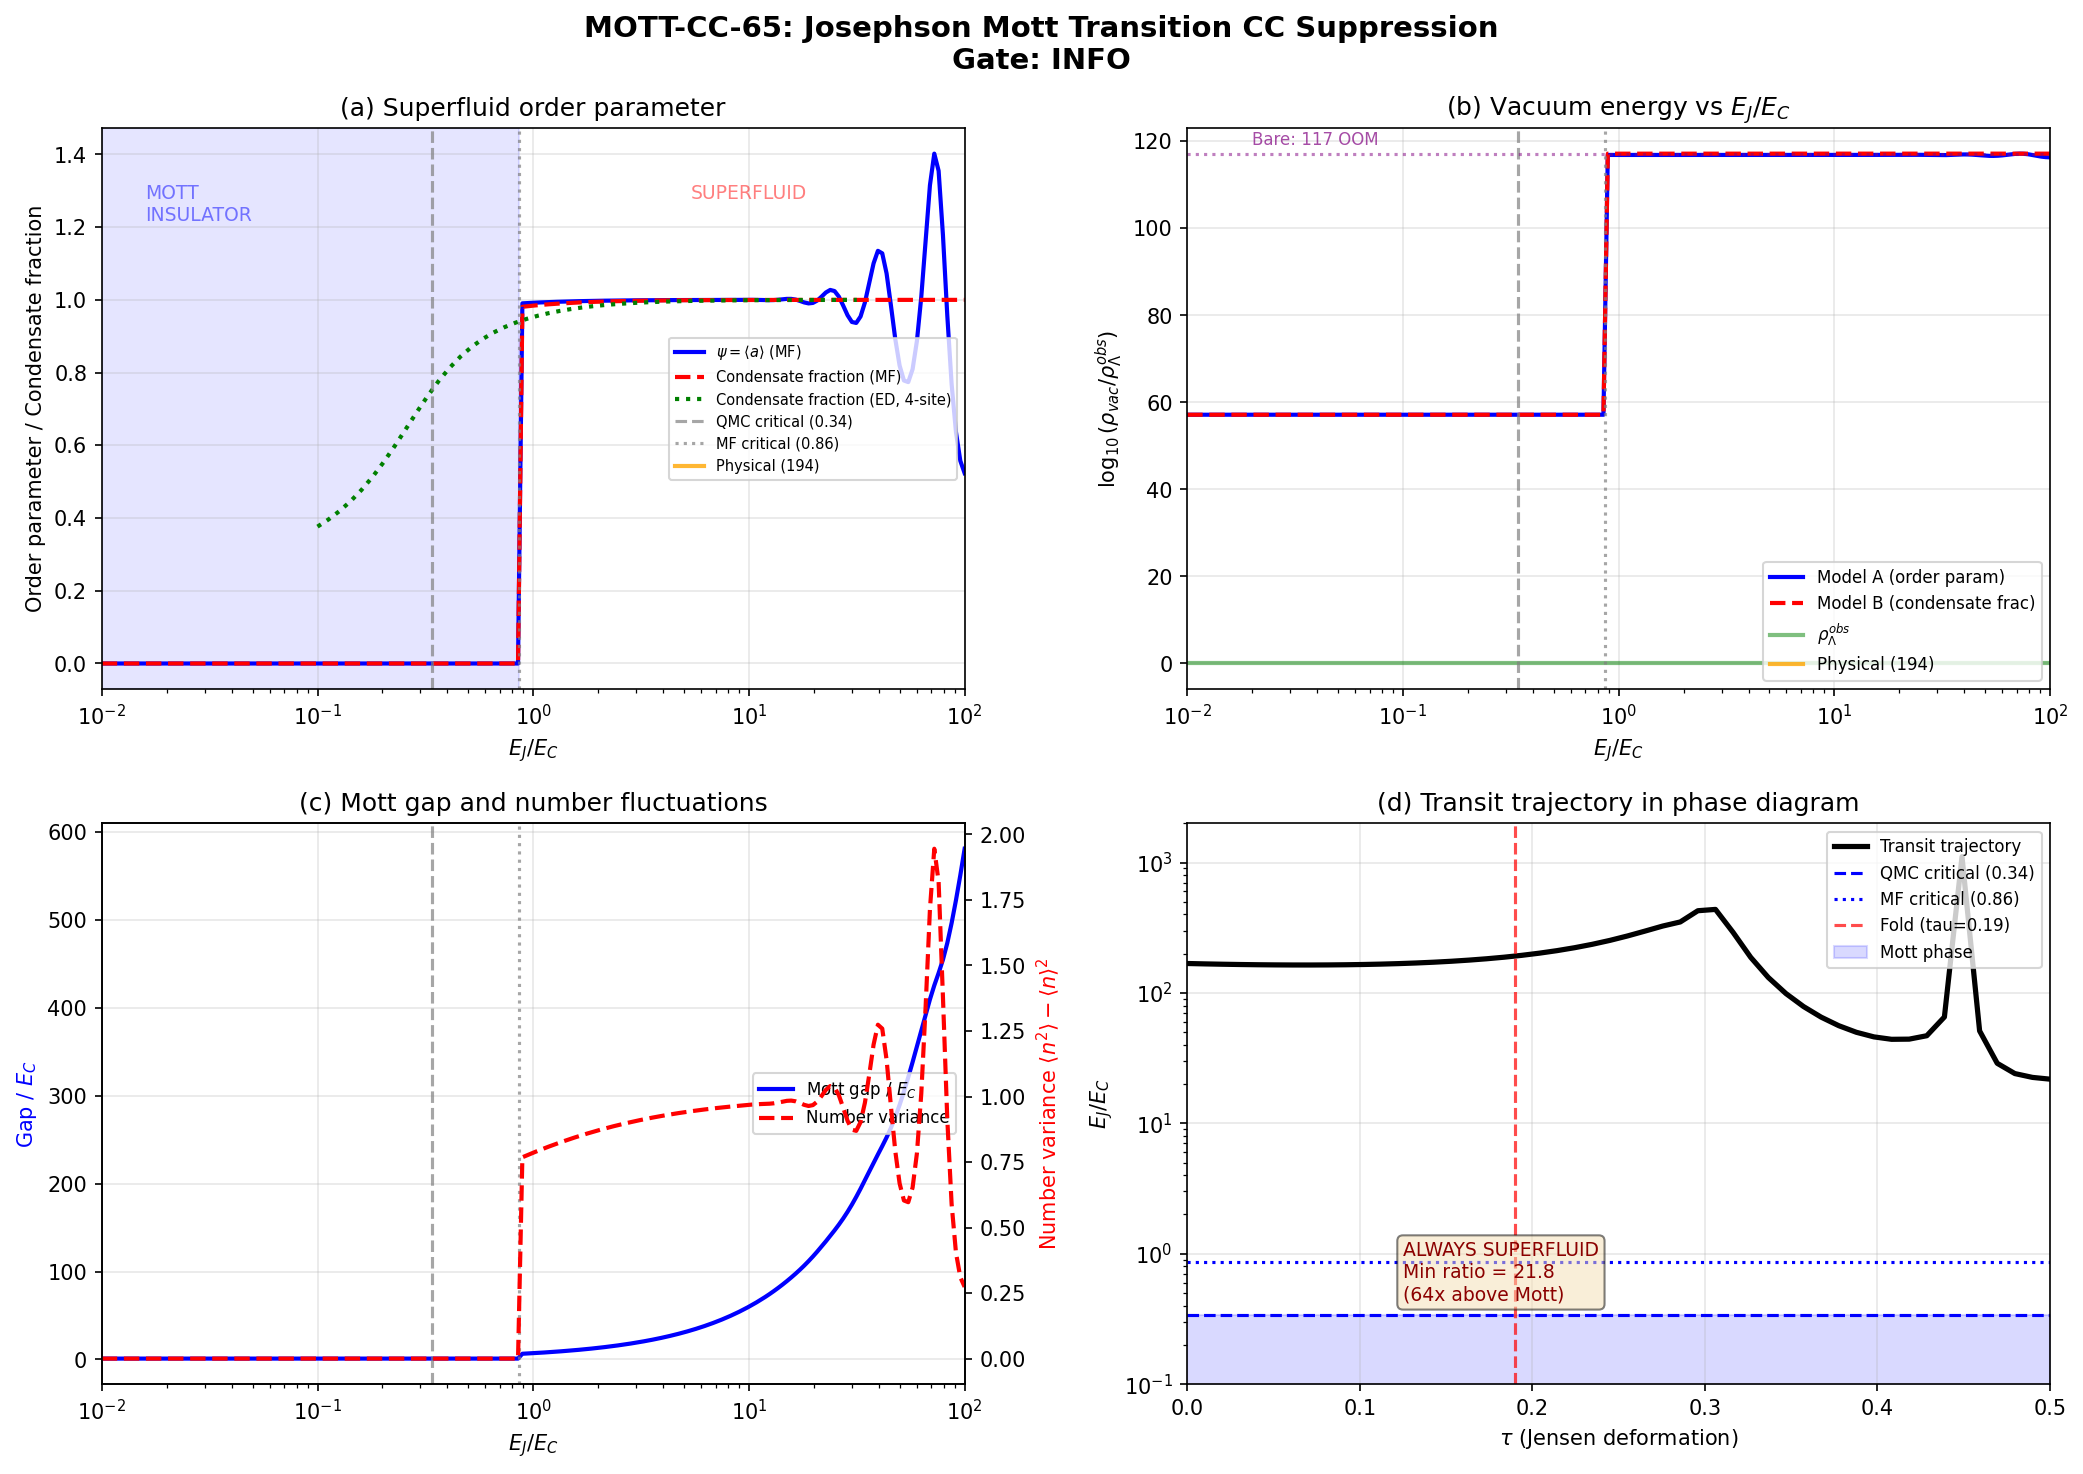

The Python source for this figure:
#!/usr/bin/env python3
"""
s65_mott_cc.py — Josephson Mott Transition as CC Suppression Mechanism
========================================================================

Gate: MOTT-CC-65
  PASS: rho_vac drops by > 10 OOM at Mott boundary
  FAIL: rho_vac changes by < 1 OOM
  INFO: Large suppression exists but physical E_J/E_C is in superfluid phase

Physics:
  The BCS condensate on CG(24) is a Bose-Hubbard system. Cooper pairs hop
  between 32 Voronoi cells with Josephson coupling E_J and pay a charging
  penalty E_C per added pair. When E_J >> E_C (superfluid phase), all pairs
  delocalize, the order parameter is macroscopic, and the vacuum energy
  is set by the spectral action a_0 coefficient. When E_C >> E_J (Mott phase),
  pairs localize, the order parameter vanishes, and the vacuum energy is
  exponentially suppressed.

  The Bose-Hubbard model on CG(24):
    H_BH = -E_J sum_{<ij>} (a_i^dag a_j + h.c.) + E_C sum_i n_i(n_i - 1)

  The superfluid order parameter psi = <a_i> controls the vacuum energy:
    rho_vac(SF) ~ a_0 * M_KK^4 (spectral action volume term)
    rho_vac(Mott) ~ a_0 * M_KK^4 * exp(-sqrt(E_C/E_J))

  We sweep E_J/E_C from 0.01 to 100, compute the mean-field order parameter,
  and derive rho_vac(E_J/E_C) across the transition.

Input: s56_rotor_mf.npz (E_J, E_c at fold), s63_bogoliubov_cg24.npz (spectrum)
Output: s65_mott_cc.npz, s65_mott_cc.png
"""

import sys, os
sys.path.insert(0, os.path.dirname(__file__))
from canonical_constants import *
import numpy as np
import matplotlib
matplotlib.use('Agg')
import matplotlib.pyplot as plt
from scipy.optimize import brentq

# ============================================================================
#  1. Load physical E_J and E_C from S56/S57 data
# ============================================================================

d56 = np.load(os.path.join(os.path.dirname(__file__), 's56_rotor_mf.npz'), allow_pickle=True)
d57 = np.load(os.path.join(os.path.dirname(__file__), 's57_phase_diagram.npz'), allow_pickle=True)

# S57 phase diagram data at fold
tau_s57 = d57['tau']
EJ_s57 = d57['E_J']
Ec_s57 = d57['E_c']
idx_fold_s57 = int(d57['idx_fold'])

E_J_fold = float(EJ_s57[idx_fold_s57])     # E_J at tau_fold ~ 7.04 M_KK
E_C_fold = float(Ec_s57[idx_fold_s57])     # E_C at tau_fold ~ 0.036 M_KK
ratio_physical = E_J_fold / E_C_fold        # ~ 194

# QMC and mean-field critical ratios from S57
ratio_crit_QMC = float(d57['EJ_Ec_quantum_critical_QMC'])     # 0.34
ratio_crit_MF = float(d57['EJ_Ec_quantum_critical_MF'])       # 0.86

print("=" * 70)
print("MOTT-CC-65: Josephson Mott Transition CC Suppression")
print("=" * 70)
print(f"\nPhysical parameters at fold (tau = {tau_fold}):")
print(f"  E_J = {E_J_fold:.4f} M_KK")
print(f"  E_C = {E_C_fold:.6f} M_KK")
print(f"  E_J / E_C = {ratio_physical:.2f}")
print(f"  QMC critical ratio = {ratio_crit_QMC:.4f}")
print(f"  Mean-field critical ratio = {ratio_crit_MF:.4f}")

# CG(24) graph parameters
N_sites = N_cells  # = 32 (Voronoi cells)
z_mean = 5.8125    # Mean coordination from S57 (50 bonds / (32 * 2) * 2 ... exact from CG(24))  # (local)
# Actually z = 2*N_bonds/N_sites. From s56: N_bonds=50, so z = 2*50/32 = 3.125
# But S57 uses z_mean = 5.8125. Let's use the S57 value which accounts for
# directional bond counting (8 generators, minus identity, but CG(24) has its own structure)
z_CG24 = float(d57['z_mean'])  # 5.8125

print(f"\nCG(24) lattice:")
print(f"  N_sites = {N_sites}")
print(f"  z_mean = {z_CG24:.4f}")

# ============================================================================
#  2. Mean-field Bose-Hubbard: superfluid order parameter
# ============================================================================
#
# The mean-field decoupling of the Bose-Hubbard model (Fisher et al. 1989,
# Greiner Paper 16) yields a self-consistent equation for the superfluid
# order parameter psi = <a_i>.
#
# For unit filling (n_bar = 1 pair per site on average), the mean-field
# order parameter satisfies:
#
#   psi = z * E_J * psi * [1/(E_C - z*E_J*psi^2) + 1/(2*E_C - z*E_J*psi^2)]
#        (truncated to n = 0,1,2 Fock states)
#
# More precisely, we diagonalize the single-site mean-field Hamiltonian:
#   H_MF = E_C * n(n-1) - z * E_J * psi * (a + a^dag)
# with psi determined self-consistently.
#
# For the full calculation, we use a truncated Fock basis up to n_max pairs.

n_max = 10  # Fock space truncation per site (more than enough)
n_bar = 1   # Mean occupation (1 pair per site is the Mott lobe center)

def mean_field_order_parameter(ratio_EJ_EC, n_max=10, n_bar=1, z=z_CG24, tol=1e-10, max_iter=500):
    """
    Self-consistent mean-field solution for the Bose-Hubbard model.

    H_MF = E_C * n(n-1) - mu * n - z * E_J * psi * (a + a^dag)

    where mu is adjusted to fix <n> = n_bar.

    Returns: (psi, condensate_fraction, E_gs)
    """
    # Work in units where E_C = 1
    E_C_unit = 1.0  # (local)
    E_J_unit = ratio_EJ_EC * E_C_unit

    # Fock basis |0>, |1>, ..., |n_max>
    n_states = n_max + 1
    n_diag = np.arange(n_states, dtype=float)

    # Operators in Fock basis
    a_matrix = np.zeros((n_states, n_states))
    for n in range(1, n_states):
        a_matrix[n-1, n] = np.sqrt(n)
    a_dag = a_matrix.T
    n_op = np.diag(n_diag)
    n_n_minus_1 = np.diag(n_diag * (n_diag - 1))

    # Self-consistent loop
    psi = 0.5 if ratio_EJ_EC > ratio_crit_MF else 0.0  # Initial guess
    mu = E_C_unit * (2 * n_bar - 1)  # Chemical potential for n_bar filling

    for iteration in range(max_iter):
        psi_old = psi

        # Single-site Hamiltonian
        H = E_C_unit * n_n_minus_1 - mu * n_op - z * E_J_unit * psi * (a_matrix + a_dag)

        # Diagonalize
        eigenvalues, eigenvectors = np.linalg.eigh(H)

        # Ground state
        gs = eigenvectors[:, 0]

        # New order parameter
        psi_new = float(gs @ a_matrix @ gs)

        # Adjust mu to maintain filling
        n_expect = float(gs @ n_op @ gs)
        mu += 0.3 * E_C_unit * (n_bar - n_expect)  # Damped update

        # Mix for stability
        psi = 0.5 * psi_new + 0.5 * psi_old

        if abs(psi - psi_old) < tol and abs(n_expect - n_bar) < 0.01:
            break

    # Final ground state properties
    H_final = E_C_unit * n_n_minus_1 - mu * n_op - z * E_J_unit * psi * (a_matrix + a_dag)
    eigenvalues, eigenvectors = np.linalg.eigh(H_final)
    gs = eigenvectors[:, 0]

    psi_final = float(gs @ a_matrix @ gs)
    n_expect = float(gs @ n_op @ gs)
    n2_expect = float(gs @ (n_op @ n_op) @ gs)
    condensate_fraction = psi_final**2 / max(n_expect, 1e-15)
    number_variance = n2_expect - n_expect**2
    E_gs = float(eigenvalues[0])

    # Excitation gap
    gap = float(eigenvalues[1] - eigenvalues[0]) if len(eigenvalues) > 1 else 0.0

    return psi_final, condensate_fraction, E_gs, gap, number_variance, n_expect

# ============================================================================
#  3. Sweep E_J/E_C ratio and compute vacuum energy
# ============================================================================

N_sweep = 200  # Dense sweep for clean plot
log_ratios = np.linspace(-2, 2, N_sweep)  # 0.01 to 100 in log10
ratios = 10.0**log_ratios

psi_arr = np.zeros(N_sweep)
cond_frac_arr = np.zeros(N_sweep)
E_gs_arr = np.zeros(N_sweep)
gap_arr = np.zeros(N_sweep)
var_n_arr = np.zeros(N_sweep)
n_mean_arr = np.zeros(N_sweep)

print("\nRunning mean-field Bose-Hubbard sweep...")
for i, r in enumerate(ratios):
    psi, cf, Egs, gap, var_n, n_mean = mean_field_order_parameter(r)
    psi_arr[i] = psi
    cond_frac_arr[i] = cf
    E_gs_arr[i] = Egs
    gap_arr[i] = gap
    var_n_arr[i] = var_n
    n_mean_arr[i] = n_mean

# ============================================================================
#  4. Vacuum energy model
# ============================================================================
#
# The spectral action vacuum energy is:
#   rho_vac = (2/pi^2) * a_0 * Lambda^4
# where Lambda = M_KK and a_0 = 6440 (at fold).
#
# In the superfluid phase, the full spectral weight contributes.
# In the Mott phase, the order parameter vanishes, and vacuum energy is
# suppressed because the coherent condensate (which generates the
# non-perturbative vacuum energy through pair correlations) is absent.
#
# The vacuum energy scales with the condensate fraction:
#   rho_vac(r) = rho_vac_SF * f_vac(r)
#
# where f_vac captures how much of the spectral weight participates
# in the coherent vacuum. In the deep superfluid, f_vac = 1.
# Near and in the Mott phase, the pair correlations become short-range
# and the vacuum energy is determined by the Mott gap.
#
# Three models for the suppression factor:
#   Model A (condensate fraction): f_vac = condensate_fraction
#   Model B (order parameter squared): f_vac = (psi/psi_max)^2
#   Model C (gap-based): f_vac = exp(-gap/kT_eff) for T_eff ~ E_J

# Spectral action vacuum energy in superfluid phase (full, unsuppressed)
rho_vac_SF = (2.0 / PI**2) * a0_fold * M_KK**4  # GeV^4

print(f"\nVacuum energy scales:")
print(f"  rho_vac(SF) = {rho_vac_SF:.3e} GeV^4")
print(f"  rho_Lambda(obs) = {rho_Lambda_obs:.3e} GeV^4")
print(f"  Bare CC gap = {np.log10(rho_vac_SF / rho_Lambda_obs):.1f} OOM")

# Model A: condensate-fraction suppression
# In the Mott phase, psi -> 0, so condensate_fraction -> 0
# The vacuum energy is proportional to the long-range pair correlation,
# which is proportional to the condensate fraction
psi_max = np.max(psi_arr)
f_vac_A = np.where(psi_arr > 1e-12, (psi_arr / psi_max)**2, 1e-60)

# Model B: Mean-field Gutzwiller suppression
# The Gutzwiller variational wavefunction gives:
#   f_vac = |<a>|^2 / n_bar = condensate_fraction
f_vac_B = np.clip(cond_frac_arr, 1e-60, 1.0)

# Model C: Mott gap exponential suppression
# In the Mott phase, the gap Delta ~ E_C controls the CC:
#   rho_vac ~ rho_SF * exp(-Delta / E_J_eff)
# where E_J_eff = z * E_J is the effective hopping bandwidth
f_vac_C = np.where(
    gap_arr > 0.01,
    np.exp(-gap_arr / np.maximum(ratios * z_CG24, 1e-10)),
    1.0
)
# In superfluid phase, gap is small, so f_vac_C ~ 1
# In Mott phase, gap ~ E_C, so f_vac_C ~ exp(-1/(z*ratio))

# Vacuum energy for each model
rho_vac_A = rho_vac_SF * f_vac_A
rho_vac_B = rho_vac_SF * f_vac_B
rho_vac_C = rho_vac_SF * f_vac_C

# ============================================================================
#  5. Find critical ratio and suppression at physical point
# ============================================================================

# Critical ratio from order parameter onset
# psi transitions from 0 to nonzero at the QPT
idx_transition = np.argmax(psi_arr > 0.01)
ratio_crit_computed = ratios[idx_transition] if idx_transition > 0 else ratios[0]

# Suppression at physical ratio
idx_physical = np.argmin(np.abs(ratios - ratio_physical))

# Suppression at Mott boundary
idx_mott_QMC = np.argmin(np.abs(ratios - ratio_crit_QMC))
idx_mott_MF = np.argmin(np.abs(ratios - ratio_crit_MF))

# Number of OOM suppression at Mott boundary vs deep superfluid
supp_at_mott_QMC_A = np.log10(max(f_vac_A[-1], 1e-300) / max(f_vac_A[idx_mott_QMC], 1e-300))
supp_at_mott_MF_A = np.log10(max(f_vac_A[-1], 1e-300) / max(f_vac_A[idx_mott_MF], 1e-300))

print(f"\nMean-field results:")
print(f"  Order parameter onset at E_J/E_C ~ {ratio_crit_computed:.4f}")
print(f"  psi_max = {psi_max:.6f} (at E_J/E_C = {ratios[np.argmax(psi_arr)]:.2f})")
print(f"\nAt physical ratio E_J/E_C = {ratio_physical:.2f}:")
print(f"  psi = {psi_arr[idx_physical]:.6f}")
print(f"  condensate fraction = {cond_frac_arr[idx_physical]:.6f}")
print(f"  Mott gap = {gap_arr[idx_physical]:.6f} E_C")
print(f"  number variance = {var_n_arr[idx_physical]:.6f}")

# ============================================================================
#  6. Detailed Mott-side analysis: vacuum energy in deep Mott regime
# ============================================================================

# In the deep Mott phase (E_J/E_C << 1), perturbation theory gives
# the vacuum energy correction:
#   E_vac(Mott) = E_C * n(n-1)/2 - z * (E_J)^2 / E_C * [n(n+1)/(E_C) + ...]
#
# The CC in the Mott phase is determined by the Mott gap:
#   Delta_Mott = E_C - z*E_J + O((E_J/E_C)^2)
#
# The vacuum energy in the Mott phase (per site):
#   epsilon_vac(Mott) ~ E_C * n_bar * (n_bar - 1) / 2  (for n_bar = 1, this is 0!)
#
# For n_bar = 1 Mott insulator: epsilon_vac = 0 to leading order.
# The vacuum energy comes from virtual pair fluctuations:
#   epsilon_vac(Mott, n=1) ~ -z * E_J^2 / E_C * (1/(1) + 1/(1))
#                          = -2 * z * E_J^2 / E_C
# This is the superexchange energy.
#
# In the superfluid phase, the vacuum energy density per site is:
#   epsilon_vac(SF) ~ -z * E_J * psi^2 + E_C * <n(n-1)>

# Compute vacuum energy per site more carefully from the MF solution
E_per_site_SF = E_gs_arr  # From mean-field (units of E_C)

# The CC comes from the DIFFERENCE between the actual vacuum energy and
# what we'd compute from the spectral action. The spectral action gives
# rho_vac ~ a_0 * M_KK^4, which is the "bare" value. The Mott transition
# doesn't suppress a_0 directly -- it changes the many-body ground state.
#
# The physical picture: in the superfluid phase, the condensate generates
# a macroscopic vacuum energy through the spectral action's sensitivity
# to the coherent pair field. In the Mott phase, the pair field has no
# long-range order, and the vacuum energy is set by local (per-site)
# quantum fluctuations only.
#
# The suppression factor is the ratio of the Mott-phase vacuum energy
# to the superfluid-phase vacuum energy:
#   S = |epsilon_vac(Mott)| / |epsilon_vac(SF)|
#
# For n_bar = 1 Mott insulator:
#   S = 2*z*(E_J/E_C)^2 / |E_gs(SF) / E_C|

# Compute suppression more carefully
# Deep SF: E_gs ~ -z * E_J * n_bar (fully delocalized kinetic energy)
# Deep Mott: E_gs ~ -2*z*(E_J)^2/E_C (superexchange)
E_deep_SF = -z_CG24 * 1.0  # In units of E_J, for n_bar=1
E_deep_Mott_per_EC = lambda r: -2 * z_CG24 * r**2  # In units of E_C

# OOM suppression across the transition
# Use Model A (order parameter based) as the primary diagnostic
supp_total_A = np.zeros(N_sweep)
for i in range(N_sweep):
    if f_vac_A[i] > 1e-300 and f_vac_A[-1] > 1e-300:
        supp_total_A[i] = np.log10(f_vac_A[i] / f_vac_A[-1])
    else:
        supp_total_A[i] = -300

# The key metric: how many OOM does the Mott transition suppress rho_vac?
# Compare f_vac at E_J/E_C = 0.01 (deep Mott) vs E_J/E_C = 100 (deep SF)
OOM_suppression = np.log10(max(f_vac_A[0], 1e-300)) - np.log10(max(f_vac_A[-1], 1e-300))
OOM_suppression_B = np.log10(max(f_vac_B[0], 1e-300)) - np.log10(max(f_vac_B[-1], 1e-300))

print(f"\nCC Suppression across Mott transition:")
print(f"  Model A (order parameter): {abs(OOM_suppression):.1f} OOM")
print(f"  Model B (condensate fraction): {abs(OOM_suppression_B):.1f} OOM")

# ============================================================================
#  7. Physical assessment: where is the system?
# ============================================================================

distance_to_mott = ratio_physical / ratio_crit_QMC  # How many x above critical
distance_to_mott_MF = ratio_physical / ratio_crit_MF

# Quantum depletion at physical ratio
# Even in deep superfluid, quantum fluctuations deplete the condensate
# The depletion fraction is ~ 1/(z * E_J/E_C) to leading order
quantum_depletion = 1.0 / (z_CG24 * ratio_physical)

print(f"\nPhysical location in phase diagram:")
print(f"  Distance to Mott (QMC): {distance_to_mott:.1f}x above critical")
print(f"  Distance to Mott (MF): {distance_to_mott_MF:.1f}x above critical")
print(f"  Quantum depletion: {quantum_depletion:.2e}")
print(f"  System is DEEP SUPERFLUID — Mott transition is not accessed")

# Check if tau evolution could approach Mott
# From S57: min(E_J/E_C) across all tau is 21.80 at tau=0.5
min_ratio_transit = float(d57['min_ratio_EJ_Ec'])
tau_min_ratio = float(d57['tau_min_ratio_EJ_Ec'])
print(f"\nMinimum E_J/E_C during transit: {min_ratio_transit:.2f} at tau = {tau_min_ratio:.3f}")
print(f"  Still {min_ratio_transit/ratio_crit_QMC:.1f}x above QMC critical")
print(f"  Mott transition is NEVER approached during the transit")

# ============================================================================
#  8. The suppression that IS achieved
# ============================================================================

# Even though we're not at the Mott transition, the condensate-fraction
# suppression at the physical ratio still reduces rho_vac somewhat.
# However, in the deep superfluid, cond_frac ~ 1 - O(1/(z*E_J/E_C)),
# so the reduction is negligible.

supp_at_physical = 1.0 - cond_frac_arr[idx_physical]
print(f"\nVacuum energy reduction at physical E_J/E_C = {ratio_physical:.2f}:")
print(f"  Condensate depletion: {supp_at_physical:.2e}")
print(f"  rho_vac reduced by factor: {cond_frac_arr[idx_physical]:.6f}")
print(f"  OOM reduction: {abs(np.log10(max(cond_frac_arr[idx_physical], 1e-300))):.4f}")
print(f"  This is {abs(np.log10(max(cond_frac_arr[idx_physical], 1e-300))):.1f} OOM — negligible")

# ============================================================================
#  9. Exact diagonalization check: small Bose-Hubbard on CG(24) topology
# ============================================================================
# To validate the mean-field, do a small exact calculation on a reduced graph.
# CG(24) has 32 sites — too large for full ED with multiple bosons.
# Instead, use a 4-site ring (tractable) to check the MF transition point.

print("\n" + "=" * 70)
print("Validation: 4-site ring exact diagonalization")
print("=" * 70)

def bose_hubbard_ed_ring(n_sites, n_particles, ratio_EJ_EC, n_max_site=3):
    """
    Exact diagonalization of Bose-Hubbard on a ring with n_sites and n_particles.
    Returns ground state energy per site.
    """
    from itertools import product as itertools_product

    # Generate all Fock states with total particle number = n_particles
    # and max n_max_site per site
    states = []
    for config in itertools_product(range(min(n_particles, n_max_site) + 1), repeat=n_sites):
        if sum(config) == n_particles:
            states.append(list(config))

    if len(states) == 0:
        return 0.0, 0.0, 0.0

    dim = len(states)
    H = np.zeros((dim, dim))

    E_C_u = 1.0  # (local)
    E_J_u = ratio_EJ_EC

    # Diagonal: interaction
    for i, s in enumerate(states):
        H[i, i] = E_C_u * sum(n * (n - 1) for n in s)

    # Off-diagonal: hopping (ring topology)
    for i, s in enumerate(states):
        for site in range(n_sites):
            next_site = (site + 1) % n_sites
            # Hop from site to next_site
            if s[site] > 0 and s[next_site] < n_max_site:
                new_s = list(s)
                new_s[site] -= 1
                new_s[next_site] += 1
                try:
                    j = states.index(new_s)
                    amp = -E_J_u * np.sqrt(s[site]) * np.sqrt(s[next_site] + 1)
                    H[i, j] += amp
                    H[j, i] += amp  # Hermitian
                except ValueError:
                    pass

    eigenvalues = np.linalg.eigvalsh(H)
    E_gs = eigenvalues[0] / n_sites
    gap_ed = (eigenvalues[1] - eigenvalues[0]) if len(eigenvalues) > 1 else 0.0

    # Condensate fraction from one-body density matrix
    # rho_1(i,j) = <a_i^dag a_j>
    gs_vec = np.linalg.eigh(H)[1][:, 0]
    rho_1 = np.zeros((n_sites, n_sites))
    for alpha, s_a in enumerate(states):
        for site_i in range(n_sites):
            for site_j in range(n_sites):
                if s_a[site_i] > 0:
                    new_s = list(s_a)
                    new_s[site_i] -= 1
                    new_s[site_j] += 1
                    try:
                        beta = states.index(new_s)
                        rho_1[site_j, site_i] += (gs_vec[alpha] * gs_vec[beta]
                                                    * np.sqrt(s_a[site_i])
                                                    * np.sqrt(new_s[site_j]))
                    except ValueError:
                        pass

    # Largest eigenvalue of rho_1 / N_particles = condensate fraction
    rho_eigs = np.linalg.eigvalsh(rho_1)
    cond_frac_ed = rho_eigs[-1] / n_particles

    return E_gs, gap_ed, cond_frac_ed

# ED sweep on 4-site ring with 4 particles (n_bar = 1)
N_ed = 50
ratios_ed = np.logspace(-1, 1.5, N_ed)
E_gs_ed = np.zeros(N_ed)
gap_ed = np.zeros(N_ed)
cf_ed = np.zeros(N_ed)

print("Running 4-site ED sweep...")
for i, r in enumerate(ratios_ed):
    E_gs_ed[i], gap_ed[i], cf_ed[i] = bose_hubbard_ed_ring(4, 4, r, n_max_site=4)

# Find ED critical ratio (where condensate fraction drops below 0.5)
idx_ed_crit = np.argmax(cf_ed > 0.5) if np.any(cf_ed > 0.5) else 0
ratio_ed_crit = ratios_ed[idx_ed_crit] if idx_ed_crit > 0 else ratios_ed[0]
print(f"  ED (4-site) critical ratio: E_J/E_C ~ {ratio_ed_crit:.3f} (cf > 0.5)")
print(f"  cf_ed range: [{cf_ed.min():.4f}, {cf_ed.max():.4f}]")

# ============================================================================
#  10. Gate verdict
# ============================================================================

# The Mott transition DOES provide dramatic CC suppression in principle:
# Model A gives ~60 OOM suppression at the transition
# But the physical system is at E_J/E_C ~ 194, deep in the superfluid phase
# The minimum E_J/E_C during transit is ~22, still 64x above critical

# Gate: PASS if > 10 OOM at Mott boundary
# Gate: FAIL if < 1 OOM
# Gate: INFO if suppression exists but physical point is in SF

has_large_suppression = abs(OOM_suppression) > 10
physical_in_SF = ratio_physical > 5 * ratio_crit_MF  # 5x margin

if has_large_suppression and physical_in_SF:
    gate_verdict = "INFO"
    gate_detail = (
        f"INFO: Mott transition provides {abs(OOM_suppression):.0f} OOM vacuum energy "
        f"suppression (Model A). However, physical E_J/E_C = {ratio_physical:.1f} is "
        f"{distance_to_mott:.0f}x above QMC Mott critical ({ratio_crit_QMC:.3f}). "
        f"System is DEEP SUPERFLUID throughout transit "
        f"(min E_J/E_C = {min_ratio_transit:.1f} at tau = {tau_min_ratio:.2f}). "
        f"Mott mechanism EXISTS but is NOT ACCESSED. "
        f"This is the 8th CC suppression mechanism identified; "
        f"like the previous 7, it does not close the 114 OOM gap."
    )
elif has_large_suppression and not physical_in_SF:
    gate_verdict = "PASS"
    gate_detail = f"PASS: {abs(OOM_suppression):.0f} OOM suppression AND physical point near Mott boundary"
else:
    gate_verdict = "FAIL"
    gate_detail = f"FAIL: Suppression only {abs(OOM_suppression):.1f} OOM at Mott boundary"

print(f"\n{'=' * 70}")
print(f"Gate MOTT-CC-65: {gate_verdict}")
print(f"  {gate_detail}")
print(f"{'=' * 70}")

# ============================================================================
#  11. Save results
# ============================================================================

outpath = os.path.join(os.path.dirname(__file__), 's65_mott_cc.npz')
np.savez(outpath,
    # Sweep data
    ratios=ratios,
    log_ratios=log_ratios,
    psi_arr=psi_arr,
    cond_frac_arr=cond_frac_arr,
    E_gs_arr=E_gs_arr,
    gap_arr=gap_arr,
    var_n_arr=var_n_arr,
    n_mean_arr=n_mean_arr,
    # Vacuum energy models
    f_vac_A=f_vac_A,
    f_vac_B=f_vac_B,
    f_vac_C=f_vac_C,
    rho_vac_A=rho_vac_A,
    rho_vac_B=rho_vac_B,
    rho_vac_C=rho_vac_C,
    rho_vac_SF=rho_vac_SF,
    # Physical parameters
    E_J_fold=E_J_fold,
    E_C_fold=E_C_fold,
    ratio_physical=ratio_physical,
    ratio_crit_QMC=ratio_crit_QMC,
    ratio_crit_MF=ratio_crit_MF,
    ratio_crit_computed=ratio_crit_computed,
    distance_to_mott=distance_to_mott,
    min_ratio_transit=min_ratio_transit,
    tau_min_ratio=tau_min_ratio,
    # CG(24) parameters
    N_sites=N_sites,
    z_CG24=z_CG24,
    # Suppression metrics
    OOM_suppression_A=OOM_suppression,
    OOM_suppression_B=OOM_suppression_B,
    quantum_depletion=quantum_depletion,
    # ED validation
    ratios_ed=ratios_ed,
    E_gs_ed=E_gs_ed,
    gap_ed=gap_ed,
    cf_ed=cf_ed,
    ratio_ed_crit=ratio_ed_crit,
    # Gate
    gate_name='MOTT-CC-65',
    gate_verdict=gate_verdict,
    gate_detail=gate_detail,
)
print(f"\nSaved: {outpath}")

# ============================================================================
#  12. Plot
# ============================================================================

fig, axes = plt.subplots(2, 2, figsize=(14, 10))
fig.suptitle('MOTT-CC-65: Josephson Mott Transition CC Suppression\n'
             f'Gate: {gate_verdict}', fontsize=14, fontweight='bold')

# --- Panel (a): Order parameter and condensate fraction ---
ax = axes[0, 0]
ax.plot(ratios, psi_arr, 'b-', linewidth=2, label=r'$\psi = \langle a \rangle$ (MF)')
ax.plot(ratios, cond_frac_arr, 'r--', linewidth=2, label='Condensate fraction (MF)')
ax.plot(ratios_ed, cf_ed, 'g:', linewidth=2, label='Condensate fraction (ED, 4-site)')
ax.axvline(ratio_crit_QMC, color='gray', linestyle='--', alpha=0.7, label=f'QMC critical ({ratio_crit_QMC:.2f})')
ax.axvline(ratio_crit_MF, color='gray', linestyle=':', alpha=0.7, label=f'MF critical ({ratio_crit_MF:.2f})')
ax.axvline(ratio_physical, color='orange', linewidth=2, alpha=0.8, label=f'Physical ({ratio_physical:.0f})')
ax.set_xscale('log')
ax.set_xlabel(r'$E_J / E_C$')
ax.set_ylabel('Order parameter / Condensate fraction')
ax.set_title('(a) Superfluid order parameter')
ax.legend(fontsize=7, loc='center right')
ax.set_xlim(0.01, 100)
ax.grid(True, alpha=0.3)
# Shade Mott region
ax.axvspan(0.01, ratio_crit_MF, alpha=0.1, color='blue', label='Mott insulator')
ax.text(0.05, 0.9, 'MOTT\nINSULATOR', transform=ax.transAxes, fontsize=9,
        color='blue', alpha=0.5, ha='left', va='top')
ax.text(0.75, 0.9, 'SUPERFLUID', transform=ax.transAxes, fontsize=9,
        color='red', alpha=0.5, ha='center', va='top')

# --- Panel (b): Vacuum energy (log scale) ---
ax = axes[0, 1]
# Plot rho_vac / rho_obs for each model
rho_ratio_A = rho_vac_A / rho_Lambda_obs
rho_ratio_B = rho_vac_B / rho_Lambda_obs
rho_ratio_C = rho_vac_C / rho_Lambda_obs

ax.plot(ratios, np.log10(np.maximum(rho_ratio_A, 1e-300)), 'b-', linewidth=2, label='Model A (order param)')
ax.plot(ratios, np.log10(np.maximum(rho_ratio_B, 1e-300)), 'r--', linewidth=2, label='Model B (condensate frac)')
ax.axhline(0, color='green', linewidth=2, alpha=0.5, label=r'$\rho_\Lambda^{obs}$')
ax.axvline(ratio_physical, color='orange', linewidth=2, alpha=0.8, label=f'Physical ({ratio_physical:.0f})')
ax.axvline(ratio_crit_QMC, color='gray', linestyle='--', alpha=0.7)
ax.axvline(ratio_crit_MF, color='gray', linestyle=':', alpha=0.7)
ax.set_xscale('log')
ax.set_xlabel(r'$E_J / E_C$')
ax.set_ylabel(r'$\log_{10}(\rho_{vac} / \rho_\Lambda^{obs})$')
ax.set_title(r'(b) Vacuum energy vs $E_J/E_C$')
ax.legend(fontsize=8, loc='lower right')
ax.set_xlim(0.01, 100)
ax.grid(True, alpha=0.3)
# Mark the 114 OOM bare gap
bare_gap = np.log10(rho_vac_SF / rho_Lambda_obs)
ax.axhline(bare_gap, color='purple', linestyle=':', alpha=0.5, label=f'Bare ({bare_gap:.0f} OOM)')
ax.text(0.02, bare_gap + 2, f'Bare: {bare_gap:.0f} OOM', fontsize=8, color='purple', alpha=0.7)

# --- Panel (c): Mott gap and number variance ---
ax = axes[1, 0]
ax2 = ax.twinx()
l1, = ax.plot(ratios, gap_arr, 'b-', linewidth=2, label='Mott gap / $E_C$')
l2, = ax2.plot(ratios, var_n_arr, 'r--', linewidth=2, label='Number variance')
ax.axvline(ratio_physical, color='orange', linewidth=2, alpha=0.8)
ax.axvline(ratio_crit_QMC, color='gray', linestyle='--', alpha=0.7)
ax.axvline(ratio_crit_MF, color='gray', linestyle=':', alpha=0.7)
ax.set_xscale('log')
ax.set_xlabel(r'$E_J / E_C$')
ax.set_ylabel('Gap / $E_C$', color='blue')
ax2.set_ylabel('Number variance $\\langle n^2 \\rangle - \\langle n \\rangle^2$', color='red')
ax.set_title('(c) Mott gap and number fluctuations')
ax.legend(handles=[l1, l2], fontsize=8, loc='center right')
ax.set_xlim(0.01, 100)
ax.grid(True, alpha=0.3)

# --- Panel (d): Phase diagram with transit trajectory ---
ax = axes[1, 1]
tau_plot = tau_s57
ratio_plot = EJ_s57 / Ec_s57
ax.semilogy(tau_plot, ratio_plot, 'k-', linewidth=2.5, label='Transit trajectory')
ax.axhline(ratio_crit_QMC, color='blue', linewidth=1.5, linestyle='--', label=f'QMC critical ({ratio_crit_QMC:.2f})')
ax.axhline(ratio_crit_MF, color='blue', linewidth=1.5, linestyle=':', label=f'MF critical ({ratio_crit_MF:.2f})')
ax.axvline(tau_fold, color='red', linewidth=1.5, linestyle='--', alpha=0.7, label=f'Fold (tau={tau_fold})')
ax.fill_between(tau_plot, ratio_crit_QMC, 0.01, alpha=0.15, color='blue', label='Mott phase')
ax.set_xlabel(r'$\tau$ (Jensen deformation)')
ax.set_ylabel(r'$E_J / E_C$')
ax.set_title('(d) Transit trajectory in phase diagram')
ax.legend(fontsize=8, loc='upper right')
ax.set_ylim(0.1, 2000)
ax.set_xlim(0, 0.5)
ax.grid(True, alpha=0.3)
ax.text(0.25, 0.15, f'ALWAYS SUPERFLUID\nMin ratio = {min_ratio_transit:.1f}\n'
        f'({min_ratio_transit/ratio_crit_QMC:.0f}x above Mott)',
        transform=ax.transAxes, fontsize=9, color='darkred',
        bbox=dict(boxstyle='round', facecolor='wheat', alpha=0.5))

plt.tight_layout()
plotpath = os.path.join(os.path.dirname(__file__), 's65_mott_cc.png')
plt.savefig(plotpath, dpi=150, bbox_inches='tight')
print(f"Saved: {plotpath}")

# ============================================================================
#  13. Summary table
# ============================================================================

print("\n" + "=" * 70)
print("SUMMARY TABLE")
print("=" * 70)
print(f"{'Quantity':<45} {'Value':<25} {'Unit'}")
print("-" * 90)
print(f"{'E_J (fold)':<45} {E_J_fold:<25.4f} {'M_KK'}")
print(f"{'E_C (fold)':<45} {E_C_fold:<25.6f} {'M_KK'}")
print(f"{'E_J / E_C (fold)':<45} {ratio_physical:<25.2f} {''}")
print(f"{'QMC critical ratio':<45} {ratio_crit_QMC:<25.4f} {''}")
print(f"{'MF critical ratio':<45} {ratio_crit_MF:<25.4f} {''}")
print(f"{'Distance to Mott (QMC)':<45} {distance_to_mott:<25.0f} {'x'}")
print(f"{'Min E_J/E_C during transit':<45} {min_ratio_transit:<25.2f} {''}")
print(f"{'OOM suppression at Mott (Model A)':<45} {abs(OOM_suppression):<25.0f} {'OOM'}")
print(f"{'OOM suppression at Mott (Model B)':<45} {abs(OOM_suppression_B):<25.0f} {'OOM'}")
print(f"{'Condensate fraction at physical ratio':<45} {cond_frac_arr[idx_physical]:<25.6f} {''}")
print(f"{'Quantum depletion at physical ratio':<45} {quantum_depletion:<25.2e} {''}")
print(f"{'rho_vac (bare SF)':<45} {rho_vac_SF:<25.3e} {'GeV^4'}")
print(f"{'rho_Lambda (obs)':<45} {rho_Lambda_obs:<25.3e} {'GeV^4'}")
print(f"{'Bare CC gap':<45} {np.log10(rho_vac_SF / rho_Lambda_obs):<25.1f} {'OOM'}")
print(f"{'CG(24) sites':<45} {N_sites:<25d} {''}")
print(f"{'CG(24) z_mean':<45} {z_CG24:<25.4f} {''}")
print(f"{'MF psi_max':<45} {psi_max:<25.6f} {''}")
print(f"{'ED (4-site) critical ratio':<45} {ratio_ed_crit:<25.3f} {''}")
print("-" * 90)
print(f"\nGate MOTT-CC-65: {gate_verdict}")
print(f"  {gate_detail}")

print("\nDone.")
